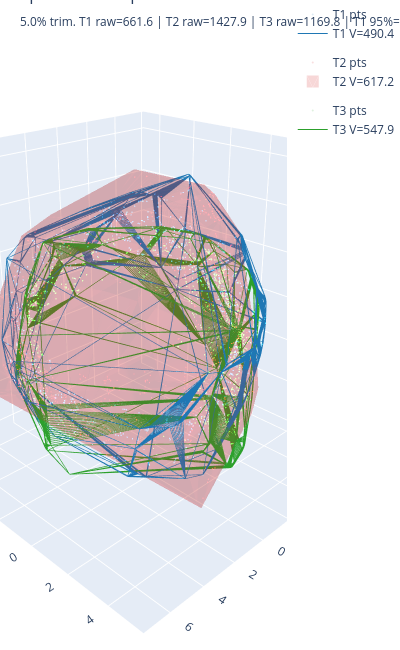

Notebook source saved alongside this figure:
### Markdown cell above
## Hero Figure 3: "The Spatial Envelope"

Three viewpoints (Front, Top, Isometric) of the 3-D convex hull overlay for the **Reach** branch.  T1 and T3 are rendered as wireframe; T2 as a semi-transparent surface.  5 % radial outlier trim is applied before hull computation.  If `kaleido` is installed, a static 3-panel PNG is saved; otherwise an interactive Plotly figure is returned.

### Code cell
# ============================================================
# Hero Figure 3: "The Spatial Envelope" (3-viewpoint hull overlay)
# ============================================================
from EDA_PCA import plot_static_spatial_envelope
import matplotlib
import matplotlib.pyplot as plt

# Attempt static export (kaleido); falls back to interactive Plotly
save_path_hull = results_dir / "Hero3_Spatial_Envelope.png"
fig_envelope = plot_static_spatial_envelope(
    pca_results,
    branch_key="reach",
    volume_results=volume_results,
    robust_volume_results=robust_volume_results,
    trim_pct=5.0,
    save_path=save_path_hull, dpi=300,
)
# If matplotlib figure (kaleido available), show & close; else show Plotly
if isinstance(fig_envelope, matplotlib.figure.Figure):
    plt.show(fig_envelope)
    plt.close(fig_envelope)
    print(f"Saved static: {save_path_hull}")
else:
    fig_envelope.show()
    print("kaleido not installed — showing interactive Plotly figure.")

### Figure 1 — Plotly figure (JSON) as saved in the notebook; plotly's stock layout.template omitted (floating-point values rounded to 4 significant figures; data arrays with more than 128 entries replaced by an {"elided": "..."} marker saying what was removed)
{"data": [{"legendgroup": "T1", "marker": {"color": "rgba(31,119,180,0.15)", "size": 0.8}, "mode": "markers", "name": "T1 pts", "showlegend": true, "type": "scatter3d", "x": {"elided": "1200 float values"}, "y": {"elided": "1200 float values"}, "z": {"elided": "1200 float values"}}, {"legendgroup": "T1", "line": {"color": "rgb(31,119,180)", "width": 1.2}, "mode": "lines", "name": "T1 V=490.4", "showlegend": true, "type": "scatter3d", "x": {"elided": "8010 float values"}, "y": {"elided": "8010 float values"}, "z": {"elided": "8010 float values"}}, {"legendgroup": "T2", "marker": {"color": "rgba(214,39,40,0.15)", "size": 0.8}, "mode": "markers", "name": "T2 pts", "showlegend": true, "type": "scatter3d", "x": {"elided": "1200 float values"}, "y": {"elided": "1200 float values"}, "z": {"elided": "1200 float values"}}, {"color": "rgb(214,39,40)", "i": {"elided": "938 int values"}, "j": {"elided": "938 int values"}, "k": {"elided": "938 int values"}, "legendgroup": "T2", "name": "T2 V=617.2", "opacity": 0.18, "showlegend": true, "type": "mesh3d", "x": {"elided": "13680 float values"}, "y": {"elided": "13680 float values"}, "z": {"elided": "13680 float values"}}, {"legendgroup": "T3", "marker": {"color": "rgba(44,160,44,0.15)", "size": 0.8}, "mode": "markers", "name": "T3 pts", "showlegend": true, "type": "scatter3d", "x": {"elided": "1200 float values"}, "y": {"elided": "1200 float values"}, "z": {"elided": "1200 float values"}}, {"legendgroup": "T3", "line": {"color": "rgb(44,160,44)", "width": 1.2}, "mode": "lines", "name": "T3 V=547.9", "showlegend": true, "type": "scatter3d", "x": {"elided": "10584 float values"}, "y": {"elided": "10584 float values"}, "z": {"elided": "10584 float values"}}], "layout": {"height": 650, "margin": {"b": 0, "l": 0, "r": 0, "t": 0}, "scene": {"aspectmode": "cube", "camera": {"eye": {"x": 1.5, "y": 1.5, "z": 1}}, "xaxis": {"title": {"text": "PC1"}}, "yaxis": {"title": {"text": "PC2"}}, "zaxis": {"title": {"text": "PC3"}}}, "showlegend": true, "title": {"text": "Spatial Envelope — Reach<br><sub>5.0% trim. T1 raw=661.6 | T2 raw=1427.9 | T3 raw=1169.8 | T1 95%=490.4 | T2 95%=617.2 | T3 95%=547.9</sub>"}, "width": 400}}
